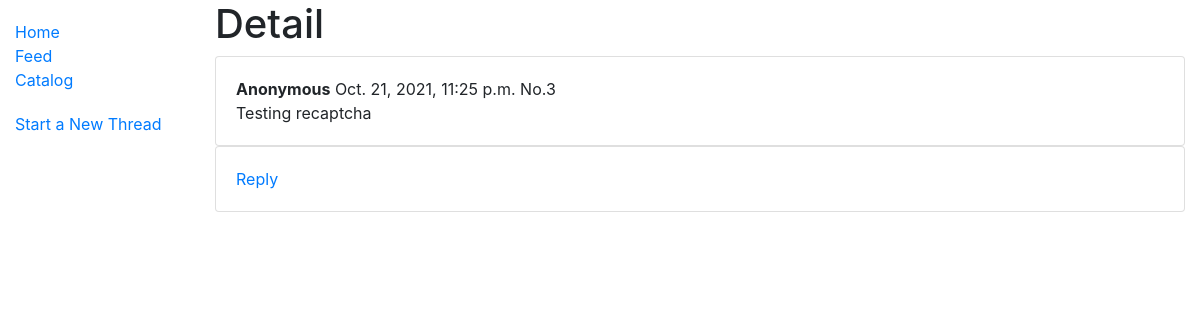
The app's page /thread/2, older data.
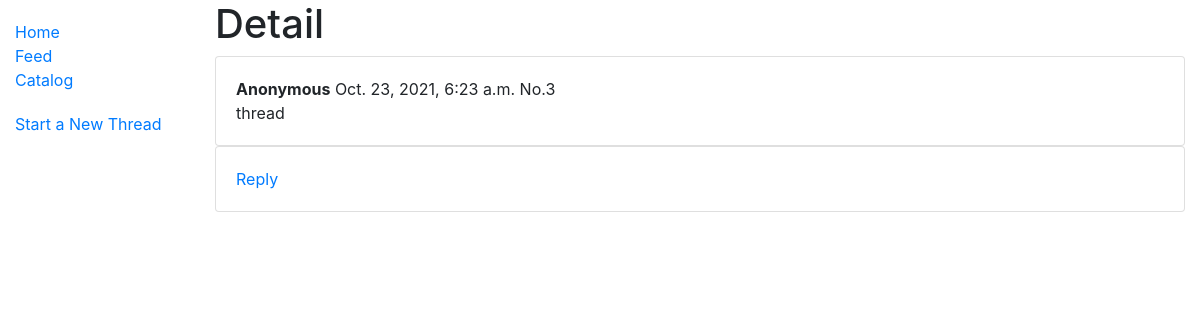
The same page, newer data.
### board/models.py (models this page shows, shortened)
class Post(models.Model):
    thread = models.ForeignKey('Thread', on_delete=models.SET_NULL, null=True)
    time = models.DateTimeField('time', auto_now_add=True)
    comment = models.TextField()
    name = models.TextField(blank=True)
    class Meta:
        ordering = ['time']
    '''
    def get_absolute_url(self):
        return reverse('thread', args=[str(self.id)])
    '''

### board/views.py (the view)
# urls.py: path('thread/<int:pk>', views.ThreadDetailView.as_view(), name='thread-detail'),
class ThreadDetailView(generic.DetailView):
    model = Thread

### board/templates/board/thread_detail.html (shortened to what this page needs)
{% extends "base_generic.html" %}
{% block content %}
  {% if thread %}
    <h1>Detail</h1>
    {% for post in thread.post_set.all %}
      <div class='card'>
        <div class='card-body'>
          <b>{% firstof post.name 'Anonymous' %}</b> {{ post.time }} No.{{ post.id }}
          <br/>
          {{ post.comment }}
        </div>
      </div>
    {% endfor %}
      <div class='card'>
        <div class='card-body'>
          <a href="{% url 'reply' thread.id %}" onclick="toggle_reply()">Reply</a>
        </div>
      </div>
  {% else %}
    <p>There are no threads.</p>
  {% endif %}
{% endblock %}

Row changes from the older to the newer data that the page shows:
changed Post "Anonymous": time "Oct. 21, 2021, 11:25 p.m." → "Oct. 23, 2021, 6:23 a.m."; comment "Testing recaptcha" → "thread"
